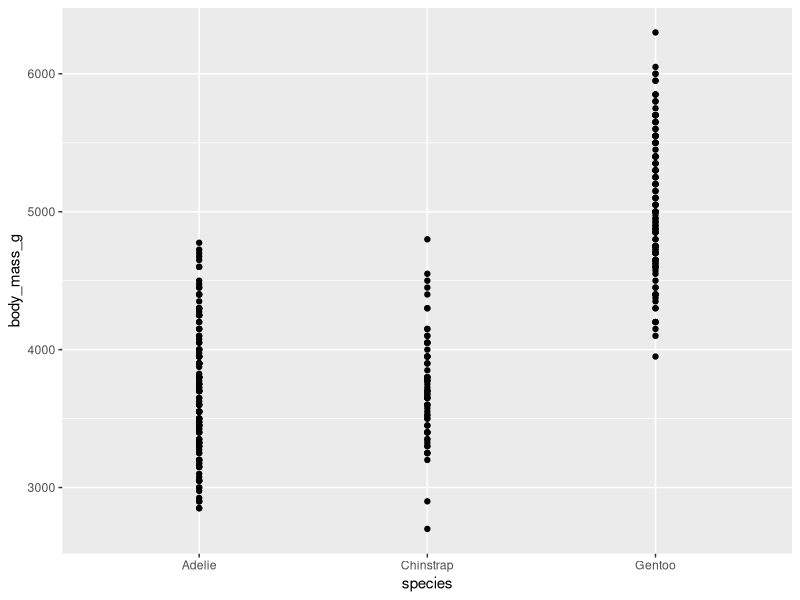

Recreate this plot in R.
## ---- chunk 1
knitr::opts_chunk$set(echo = TRUE)
library(tidyverse)
library(palmerpenguins)
## ---- chunk 2
ggplot(data = penguins, aes(x = species, y = body_mass_g)) +
  geom_point()
